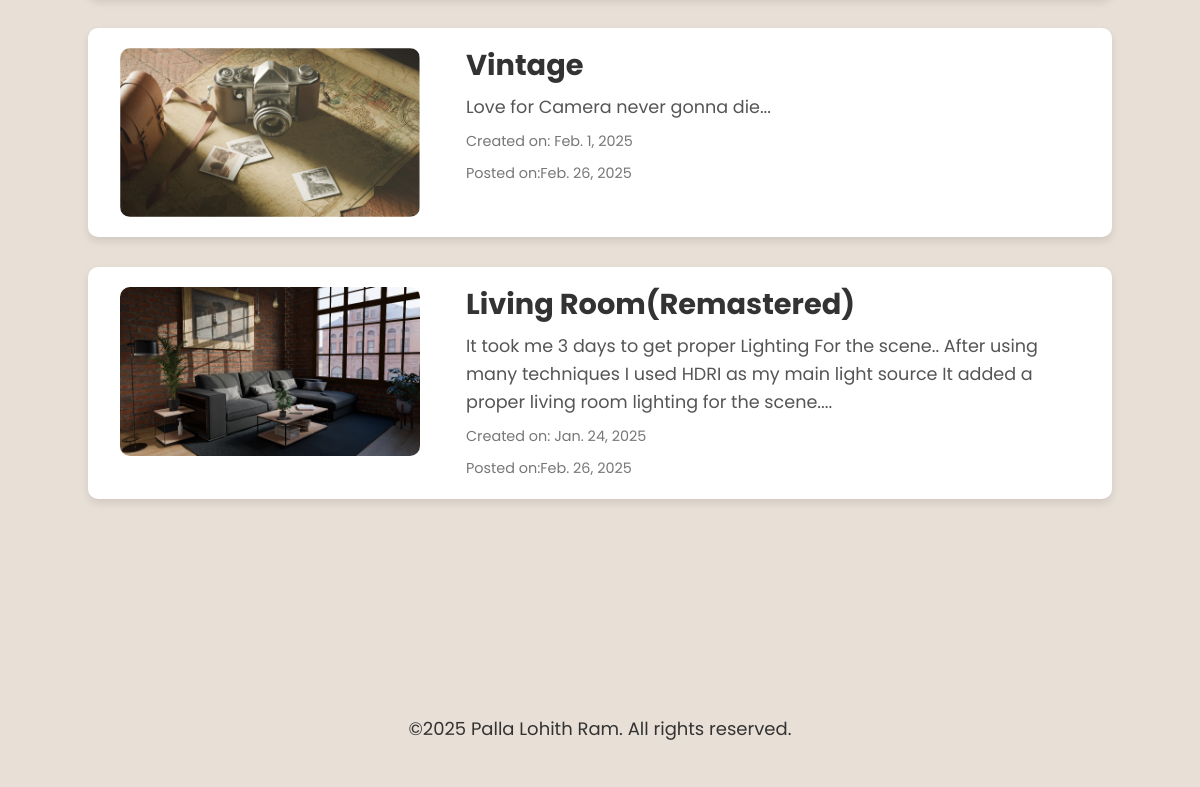
The app's page /blender/ (lower part), older data.
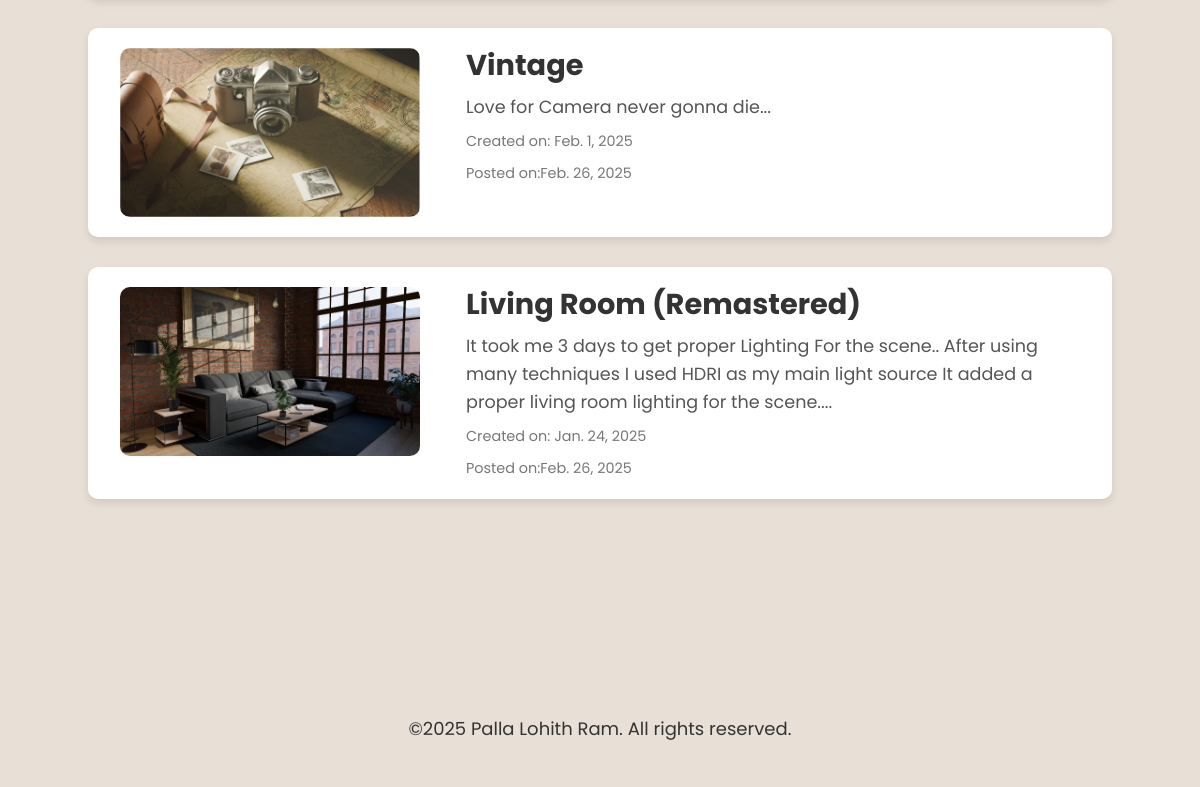
The same page, newer data.
### blender/models.py (models this page shows)
class Blenderpost(models.Model):
    name=models.CharField(max_length=32)
    image=models.ImageField(upload_to='blender_posts')
    date=models.DateField()
    posted_date=models.DateField()
    details=models.CharField(max_length=500)

### blender/views.py (the view)
# urls.py: path('',views.posts,name="blender")
def posts(request):
    posts=Blenderpost.objects.all()
    return render(request,"blender_post.html",{"posts":posts})

### templates/blender_post.html (shortened to what this page needs)
<!DOCTYPE html>
<html lang="en">
<head>
        <script src="https://cdn.tailwindcss.com"></script>
    <link href="https://cdnjs.cloudflare.com/ajax/libs/font-awesome/5.15.3/css/all.min.css" rel="stylesheet"/>
    <link href="https://cdn.jsdelivr.net/npm/bootstrap@5.3.0/dist/css/bootstrap.min.css" rel="stylesheet">
</head>
<body>
   <main class="bg-[#e8dfd6] p-8">
    <div class="container my-5">
        {% if posts %}
          {% for post in posts %}
        <div class="row post-container">
            <div class="col-md-4">
                <img src="{{ post.image.url }}" alt="{{ post.name }}" class="post-image" data-bs-toggle="modal" data-bs-target="#imageModal{{ post.id }}">
            </div>
            <div class="col-md-8 post-details">
                <h2 class="post-title">{{ post.name }}</h2>
                <p class="post-description">{{ post.details }}</p>
                <p class="post-date">Created on: {{ post.date }}</p>
                <p class="post-date"> Posted on:{{post.posted_date}}</p>
            </div>
        </div>
        {% endfor %}
         {% else %}
        <h2 class="post-description">Not Posted Anythin Yet....</h2>
        {% endif %}
    </div>
       <br>
            <br>
            <br>
            <br>
            <br>
            <br>
              <div class="footer bg-[#e8dfd6] py-3">
      <div class="container text-center">
                    <p class="text-lg mt-2 color-[#4a3c2f]">&copy;2025 Palla Lohith Ram. All rights reserved.</p>
      </div>
</main>
</body>
</html>

Row changes from the older to the newer data that the page shows:
changed Blenderpost: name "Living Room(Remastered)" → "Living Room (Remastered)"
